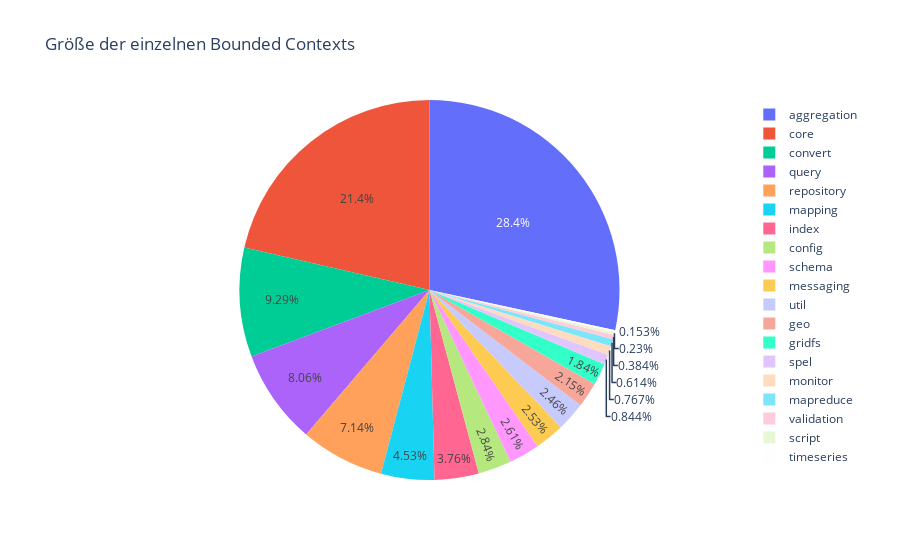

Notebook cell for this chart:
### Markdown cell above
BoundedContext `core` enthält nur die Typen im eigenen Wurzel-Package. Typen in Subpackages von `core` sind jeweils als eigener BoundedContext aufgeführt.

### Code cell
subdomainSize = %cypher MATCH (bC:BoundedContext)-[:CONTAINS*]->(t:Type:SpringDataMongoDb) \
                        RETURN bC.name AS  BoundedContext, count(DISTINCT t) AS ClassCount

df = subdomainSize.get_dataframe()
fig = px.pie(df, values='ClassCount', names='BoundedContext', title='Größe der einzelnen Bounded Contexts')
fig.show()

### Figure 1 — Plotly figure (JSON) as saved in the notebook; plotly's stock layout.template omitted (floating-point values rounded to 4 significant figures)
{"data": [{"domain": {"x": [0, 1], "y": [0, 1]}, "hovertemplate": "BoundedContext=%{label}<br>ClassCount=%{value}<extra></extra>", "labels": ["util", "monitor", "config", "repository", "gridfs", "core", "convert", "aggregation", "validation", "schema", "geo", "index", "spel", "timeseries", "mapreduce", "script", "messaging", "query", "mapping"], "legendgroup": "", "name": "", "showlegend": true, "type": "pie", "values": [32, 10, 37, 93, 24, 279, 121, 370, 5, 34, 28, 49, 11, 2, 8, 3, 33, 105, 59]}], "layout": {"legend": {"tracegroupgap": 0}, "title": {"text": "Größe der einzelnen Bounded Contexts"}}}
